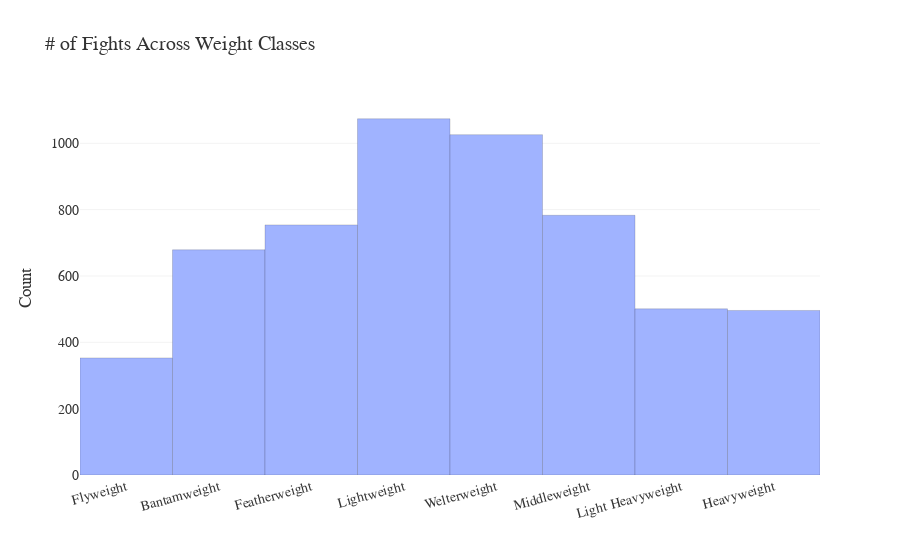

Here is the notebook cell this chart was saved with:
### Code cell
mens_weightclasses = ['Flyweight', 'Bantamweight', 'Featherweight', 'Lightweight',
                'Welterweight', 'Middleweight', 'Light Heavyweight', 'Heavyweight']

# filter + order
mens_df = ufc[ufc['WeightClass'].isin(mens_weightclasses)]
mens_counts = mens_df['WeightClass'].value_counts().reindex(mens_weightclasses).reset_index()
mens_counts.columns = ['WeightClass', 'Count']

fig = px.bar(mens_counts, x = 'WeightClass', y = 'Count',
             color_discrete_sequence = ['#A0B3FF'],
             title = '# of Fights Across Weight Classes')

fig.update_layout(plot_bgcolor = 'white', paper_bgcolor = 'white',
                font = dict(family = "Helvetica Neue", size = 14, color = "#333"),
                xaxis = dict(title = '', tickangle = -15),
                yaxis = dict(title = 'Count', gridcolor = 'rgba(0,0,0,0.05)'),
                title_x = 0.05, showlegend = False, bargap = 0)

fig.update_traces(marker_line_width = 1, marker_line_color = 'rgba(0,0,0,0.15)')
fig.show()

### Figure 1 — Plotly figure (JSON) as saved in the notebook; plotly's stock layout.template omitted (floating-point values rounded to 4 significant figures)
{"data": [{"hovertemplate": "WeightClass=%{x}<br>Count=%{y}<extra></extra>", "legendgroup": "", "marker": {"color": "#A0B3FF", "line": {"color": "rgba(0,0,0,0.15)", "width": 1}, "pattern": {"shape": ""}}, "name": "", "orientation": "v", "showlegend": false, "textposition": "auto", "type": "bar", "x": ["Flyweight", "Bantamweight", "Featherweight", "Lightweight", "Welterweight", "Middleweight", "Light Heavyweight", "Heavyweight"], "xaxis": "x", "y": [353, 679, 754, 1074, 1026, 783, 501, 496], "yaxis": "y"}], "layout": {"bargap": 0, "barmode": "relative", "font": {"color": "#333", "family": "Helvetica Neue", "size": 14}, "legend": {"tracegroupgap": 0}, "paper_bgcolor": "white", "plot_bgcolor": "white", "showlegend": false, "title": {"text": "# of Fights Across Weight Classes", "x": 0.05}, "xaxis": {"anchor": "y", "domain": [0, 1], "tickangle": -15, "title": {"text": ""}}, "yaxis": {"anchor": "x", "domain": [0, 1], "gridcolor": "rgba(0,0,0,0.05)", "title": {"text": "Count"}}}}
